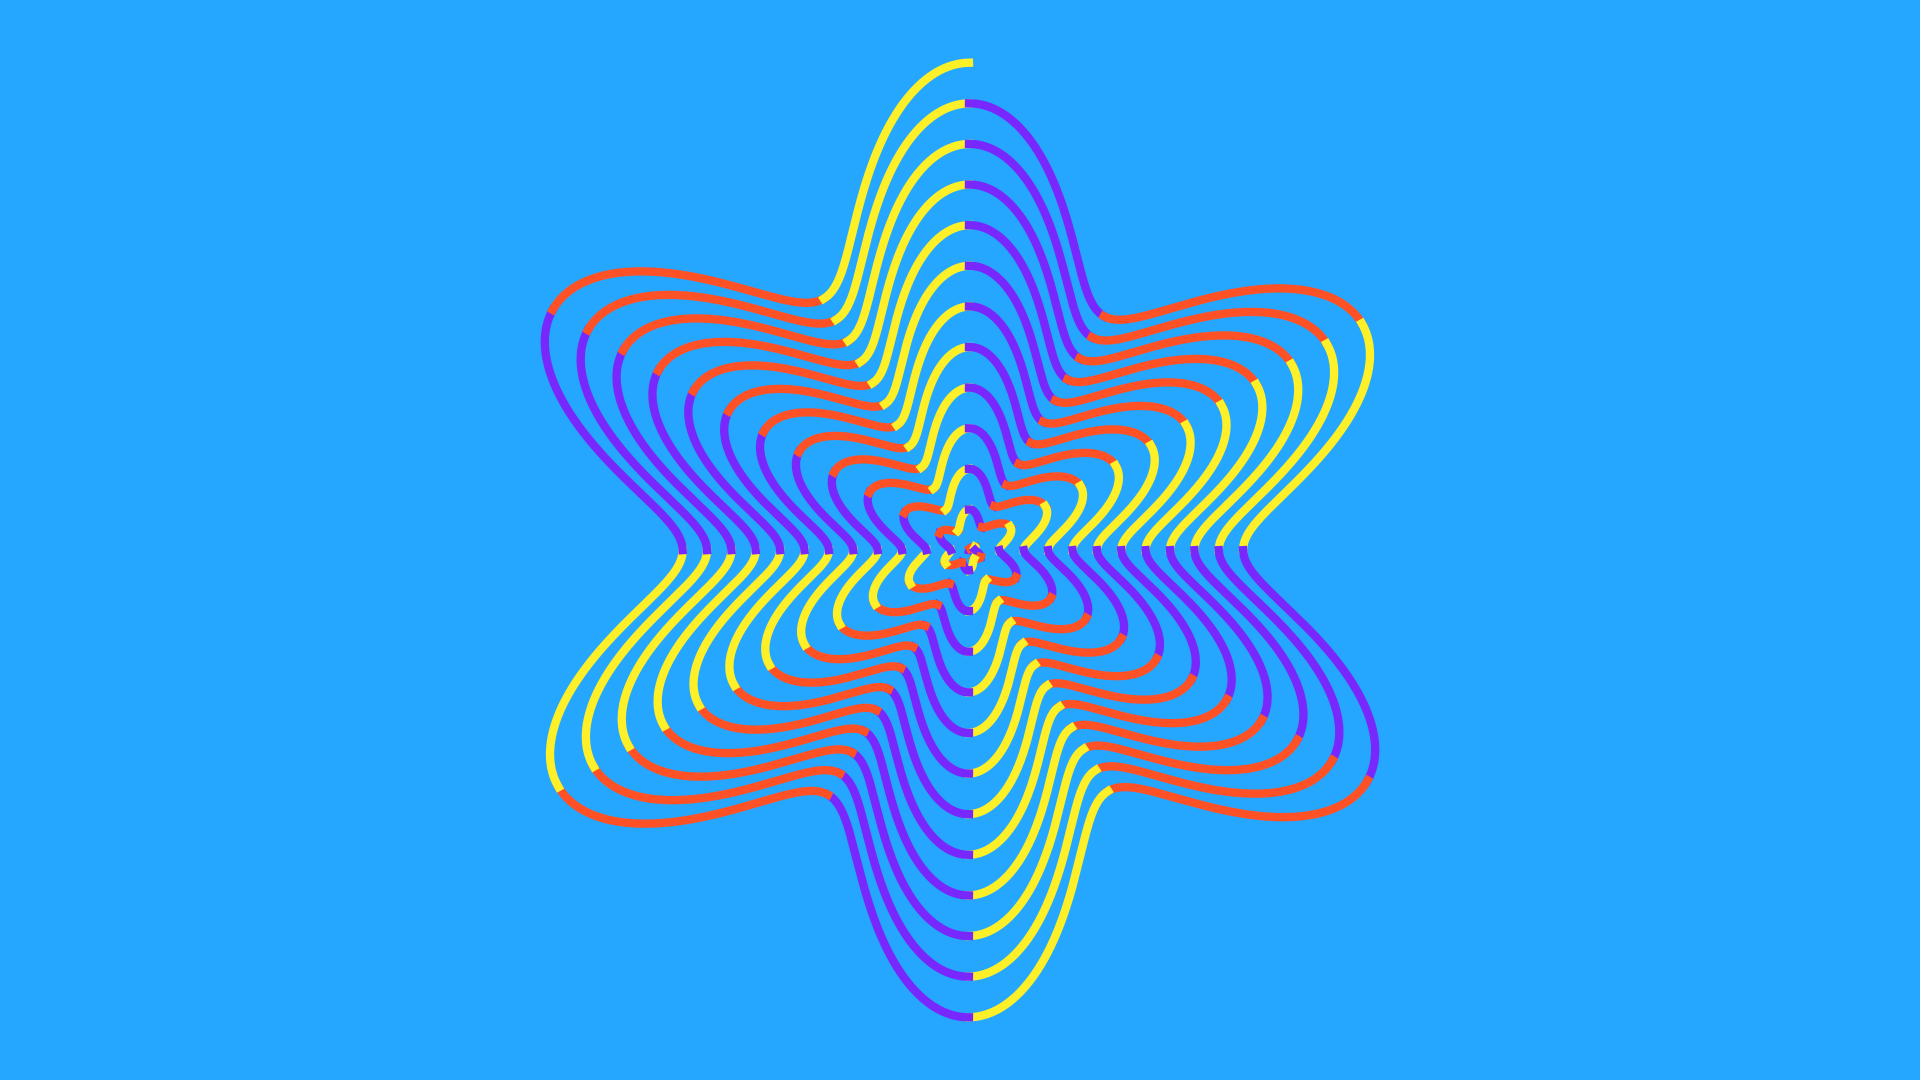

Generate this figure with Python:
from pathlib import Path

import matplotlib.pyplot as plt
import numpy as np


def main() -> None:
    # config
    fp: Path = Path(__file__).resolve().with_suffix(".png")
    plt.rcParams["figure.dpi"] = 100
    plt.rcParams["figure.figsize"] = [19.2, 10.8]
    c0: str = "#26A7FF"
    c1: str = "#7828FD"
    c2: str = "#FF5126"
    c3: str = "#FDF028"
    # generate figure
    fig: plt.Figure
    ax: plt.Axes
    fig, ax = plt.subplots()
    # plot
    n: int = 12
    m: int = 12
    k: int = 0
    col: list[str] = [c1, c2, c3]
    t: np.ndarray = np.array([0])
    r: np.ndarray
    x: np.ndarray
    y: np.ndarray
    for i in range(n):
        for j in range(m):
            t = t[-1] + np.linspace(0, 2/m*np.pi, 600, endpoint=True)
            r = 0.5 * t + 0.125 * t * np.cos(6.0*t)
            x = r * np.sin(t)
            y = r * np.cos(t)
            ax.plot(x, y, linewidth=6, color=col[k%3])
            k += 1
    # arrange
    #ax.set_xlim(-1, 11)
    #ax.set_ylim(-2, 6)
    ax.axis("off")
    ax.set_aspect("equal")
    ax.set_facecolor(c0)
    fig.set_facecolor(c0)
    fig.tight_layout()
    # output
    fig.savefig(fp)
    plt.cla()
    plt.clf()
    plt.close(fig)
    return None


if __name__ == "__main__":
    main()
